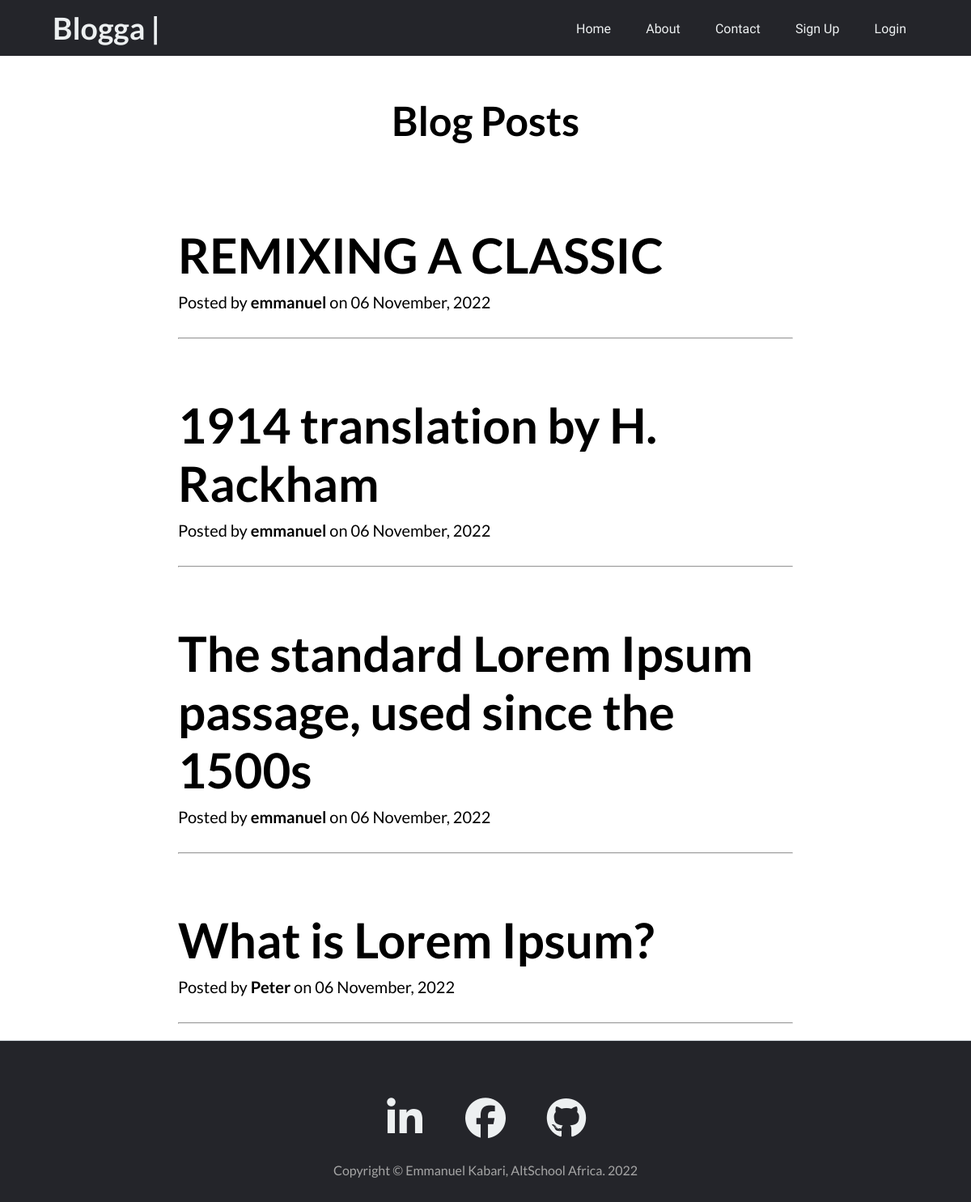
/blogposts, run on the app's committed database.
### app.py (models this page shows, shortened)
class BlogPost(db.Model):
    __tablename__ = 'blog_post'
    id = db.Column(db.Integer(), primary_key=True)
    caption = db.Column(db.String(), nullable=False)
    content = db.Column(db.String(), nullable=False)
    owner_id = db.Column(db.Integer(), db.ForeignKey(
        'users.id'), nullable=False)
    date_created = db.Column(db.DateTime(), default=datetime.utcnow)

class User(db.Model, UserMixin):
    __tablename__ = 'users'
    id = db.Column(db.Integer(), primary_key=True)
    firstname = db.Column(db.String(), nullable=False, unique=False)
    lastname = db.Column(db.String(), nullable=False, unique=False)
    username = db.Column(db.String(50), nullable=False, unique=True)
    email = db.Column(db.String(60), nullable=False, unique=True)
    password_hash = db.Column(db.Text(), nullable=False)
    posts = db.relationship('BlogPost', backref='owner')

### app.py (the view)
@app.route('/')
@app.route('/blogposts')
def home():
    posts = BlogPost.query.order_by(desc(BlogPost.date_created))
    return render_template('index.html', posts=posts)

### templates/index.html (shortened to what this page needs)
{% extends 'base.html' %}
{% block content %}
{% if current_user.is_authenticated %}
    <section class="no-post">
        <div class="no-post-title">
            <h1>Welcome to Blogga.</h1>
            <p><a href="{{ url_for('create_post') }}">Create a Post</a> to share your articles... </p>
        </div>
    </section>
    <section class="blog-head-container">
        <div class="blog-head-title">
            <h1>Blog Posts</h1>
        </div>
    </section>
    {% for post in posts %}
    <section class="blog-container">
        <div>
            <div class="post-preview">
                <a class="link" href="{{url_for('view_post', id=post.id)}}">
                    <h1 class="post-title">{{post.caption}}</h1>
                </a>
                <p class="post-meta">
                    Posted by
                    <strong>{{ post.owner.username }}</strong>
                    on {{post.date_created.strftime('%d %B, %Y')}}
                </p>
            </div>
            <hr class="my-4" />
        </div>
    </section>
    {% endfor %}
{% else %}
    <section class="blog-head-container">
        <div class="blog-head-title">
            <h1>Blog Posts</h1>
        </div>
    </section>
    {% for post in posts %}
    <section class="blog-container">
        <div>
            <div class="post-preview">
                <a class="link" href="{{url_for('view_post', id=post.id)}}">
                    <h1 class="post-title">{{post.caption}}</h1>
                </a>
                <p class="post-meta">
                    Posted by
                    <strong>{{ post.owner.username }}</strong>
                    on {{post.date_created.strftime('%d %B, %Y')}}
                </p>
            </div>
            <hr class="my-4" />
        </div>
    </section>
    {% endfor %}
{% endif %}
{% endblock %}

### static/css/style.css (style rules this page uses)
* { margin: 0; padding: 0; box-sizing: border-box; font-family: 'Lato'; }
li, a { font-family: 'Raleway', sans-serif; font-weight: 500; font-size: 16px; color: #edf0f1; text-decoration: none; }
.blog-head-container { display: flex; width: 800px; margin: 50px auto; }
.blog-head-title { margin: auto; display: flex; }
.blog-head-title h1 { font-size: 50px; }
.link { color: black; }
.blog-container { display: block; margin: auto; padding: 20px; width: 800px; max-width: 100%; word-wrap: break-word; }
.post-preview { margin: auto; }
.post-title { margin: 30px 0px 10px; font-weight: 700; font-size: 60px; word-wrap: break-word; }
.post-meta { margin: 0 0 32px; font-size: 20px; }

### data on the page
BlogPost: caption "REMIXING A CLASSIC", owner.username "emmanuel", date_created "06 November, 2022"
BlogPost: caption "1914 translation by H. Rackham", owner.username "emmanuel", date_created "06 November, 2022"
BlogPost: caption "The standard Lorem Ipsum passage, used since the 1500s", owner.username "emmanuel", date_created "06 November, 2022"
BlogPost: caption "What is Lorem Ipsum?", owner.username "Peter", date_created "06 November, 2022"
